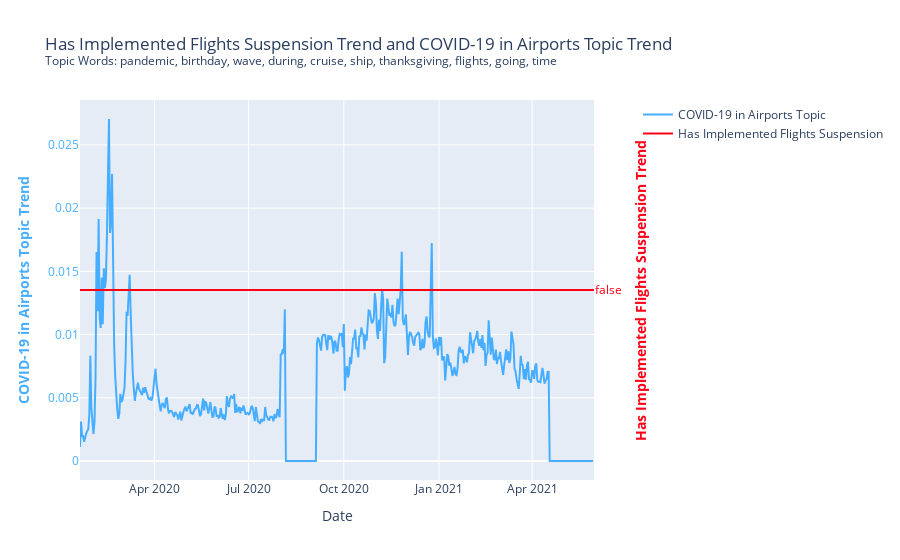

Notebook code cell kept with this figure:
### Code cell
plot_epi_topic_trends('has_implemented_flights_suspension', 10, dates, overlapping_dates, model)

### Figure 1 — Plotly figure (JSON) as saved in the notebook; plotly's stock layout.template omitted (floating-point values rounded to 4 significant figures; data arrays with more than 128 entries replaced by an {"elided": "..."} marker saying what was removed)
{"data": [{"marker": {"color": "#47AEFF"}, "mode": "lines", "name": "COVID-19 in Airports Topic", "type": "scatter", "x": {"elided": "498 str values"}, "xaxis": "x", "y": {"elided": "497 float values"}, "yaxis": "y"}, {"marker": {"color": "#FF0016"}, "mode": "lines", "name": "Has Implemented Flights Suspension", "type": "scatter", "x": {"elided": "498 str values"}, "xaxis": "x", "y": {"elided": "498 bool values"}, "yaxis": "y2"}], "layout": {"title": {"text": "Has Implemented Flights Suspension Trend and COVID-19 in Airports Topic Trend <br><sup>Topic Words: pandemic, birthday, wave, during, cruise, ship, thanksgiving, flights, going, time</sup>"}, "xaxis": {"anchor": "y", "domain": [0, 0.94], "title": {"text": "Date"}}, "yaxis": {"anchor": "x", "color": "#47AEFF", "domain": [0, 1], "title": {"text": "<b>COVID-19 in Airports Topic Trend</b>"}}, "yaxis2": {"anchor": "x", "color": "#FF0016", "overlaying": "y", "side": "right", "title": {"text": "<b>Has Implemented Flights Suspension Trend</b>"}}}}
